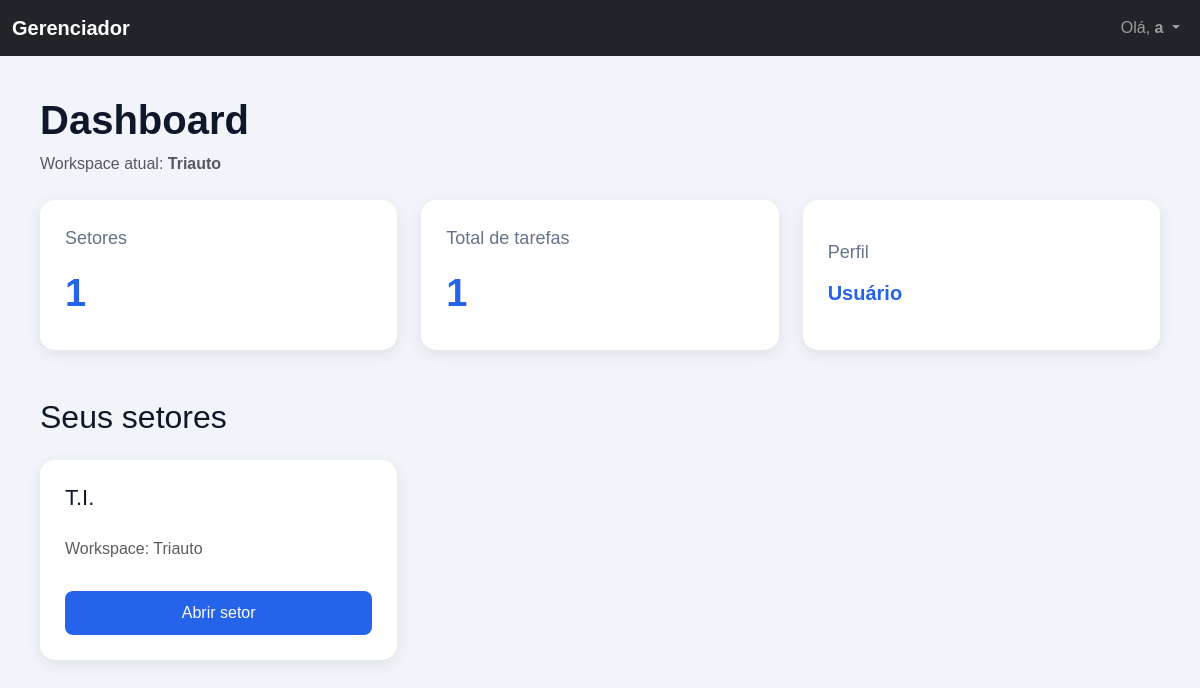
/ (signed in), run on the app's committed database.
### main/models.py (models this page shows, shortened)
class User(AbstractUser):
    TIPOS = (
        ("admin", "Administrador"),
        ("gerente", "Gerente"),
        ("usuario", "Usuário"),
    )
    tipo = models.CharField(
        max_length=20,
        choices=TIPOS,
        default="usuario"
    )
    workspace = models.ForeignKey(
        "Workspace",
        on_delete=models.SET_NULL,
        null=True,
        blank=True,
        related_name="usuarios"
    )

class Workspace(models.Model):
    nome = models.CharField(
        max_length=100
    )
    criado_em = models.DateTimeField(
        auto_now_add=True
    )

class Board(models.Model):
    workspace = models.ForeignKey(
        Workspace,
        on_delete=models.CASCADE,
        related_name="boards"
    )
    nome = models.CharField(
        max_length=100
    )
    descricao = models.TextField(
        blank=True
    )
    privado = models.BooleanField(
        default=False
    )
    criado_em = models.DateTimeField(
        auto_now_add=True
    )

### main/views.py (the view)
# urls.py: 2. Add a URL to urlpatterns:  path('', views.home, name='home')
@login_required
def home(request):
    usuario = request.user
    workspace = usuario.workspace
    boards = Board.objects.filter(
        workspace=workspace
    )
    total_tarefas = Task.objects.filter(
        board__workspace=workspace
    ).count()
    return render(
        request,
        "home.html",
        {
            "usuario": usuario,
            "workspace": workspace,
            "boards": boards,
            "total_tarefas": total_tarefas
        }
    )

### main/templates/home.html (shortened to what this page needs)
{% load static %}
<!DOCTYPE html>
<html lang="pt-br">
<head>
    <link href="https://cdn.jsdelivr.net/npm/bootstrap@5.3.3/dist/css/bootstrap.min.css" rel="stylesheet">
    <link rel="stylesheet" href="{% static 'css/home.css' %}">
</head>
<body>
    {% include 'navbar.html' %}
    <div class="container-dashboard">
        <div class="mb-4">
            <h1 class="fw-bold">Dashboard</h1>
            <p class="text-muted">Workspace atual: <strong>{{ workspace.nome }}</strong></p>
        </div>
        <div class="row g-4 mb-5">
            <div class="col-md-4">
                <div class="card-dashboard">
                    <h3>Setores</h3>
                    <span>{{ boards|length }}</span>
                </div>
            </div>
            <div class="col-md-4">
                <div class="card-dashboard">
                    <h3>Total de tarefas</h3>
                    <span>{{ total_tarefas }}</span>
                </div>
            </div>
            <div class="col-md-4">
                <div class="card-dashboard">
                    <h3>Perfil</h3>
                    <span style="font-size:20px">{{ usuario.get_tipo_display }}</span>
                </div>
            </div>
        </div>
        <h2 class="mb-4">Seus setores</h2>
        <div class="row g-4">
            {% for board in boards %}
            <div class="col-md-4">
                <div class="board">
                    <h3>{{ board.nome }}</h3>
                    <p class="text-muted">Workspace: {{ board.workspace.nome }}</p>
                    <a href="{% url 'board' board_id=board.id%}" class="btn btn-primary">Abrir setor</a>
                </div>
            </div>
            {% empty %}
            <div class="alert alert-info">Nenhum setor disponível.</div>
            {% endfor %}
        </div>
    </div>
</body>
</html>

### main/templates/navbar.html (shortened to what this page needs)
<nav class="navbar navbar-expand-lg navbar-dark bg-dark">
    <div class="container-fluid">
        <a class="navbar-brand fw-bold" href="{% url 'home' %}">Gerenciador</a>
        <div class="collapse navbar-collapse" id="menu">
            <ul class="navbar-nav ms-auto">
                <li class="nav-item dropdown">
                    <a class="nav-link dropdown-toggle" href="#" role="button" data-bs-toggle="dropdown">
                        Olá, <strong>{{ user.username }}</strong>
                    </a>
                </li>
            </ul>
        </div>
    </div>
</nav>

### static/css/home.css (style rules this page uses)
* { box-sizing: border-box; font-family: Arial, Helvetica, sans-serif; }
body { margin: 0; background: #f1f5f9; color: #1e293b; }
.container-dashboard { padding: 40px; }
h1 { color: #0f172a; }
h2 { color: #0f172a; }
.card-dashboard { background: white; padding: 25px; border-radius: 15px; height: 150px; display: flex; flex-direction: column; justify-content: center; box-shadow: 0 4px 15px rgba(0,0,0,0.08); transition: .2s; }
.card-dashboard h3 { font-size: 18px; color: #64748b; margin-bottom: 15px; }
.card-dashboard span { font-size: 38px; font-weight: bold; color: #2563eb; }
.board { background: white; padding: 25px; border-radius: 15px; height: 200px; display: flex; flex-direction: column; justify-content: space-between; box-shadow: 0 4px 15px rgba(0,0,0,0.08); transition: .2s; }
.board h3 { margin: 0; font-size: 22px; color:#0f172a; }
.board p { margin-top: 10px; }
.btn-primary { background:#2563eb; border:none; border-radius:8px; padding:10px 20px; }

### data on the page
User: username "a", tipo "Usuário"
Workspace: nome "Triauto"
Board: nome "T.I.", workspace.nome "Triauto"

### other printed values
{{ boards|length }} "1"
{{ total_tarefas }} "1"
